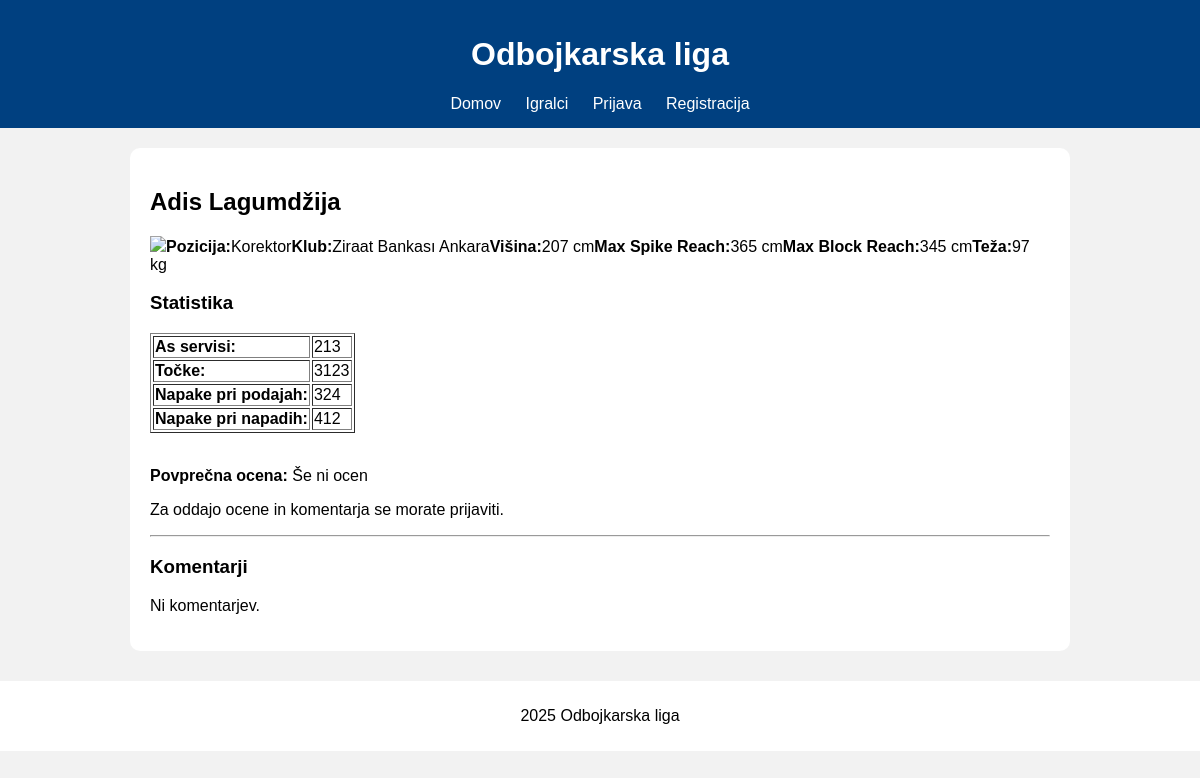
The app's page /player_detail.php?id=29 with its own data.
### tables this page shows
CREATE TABLE `players` (
  `id_pl` int(11) NOT NULL,
  `name` varchar(100) NOT NULL,
  `position` varchar(20) NOT NULL,
  `height` int(11) DEFAULT NULL,
  `max_spike_reach` int(11) DEFAULT NULL,
  `max_block_reach` int(11) DEFAULT NULL,
  `weight` int(11) DEFAULT NULL,
  `image` varchar(255) NOT NULL,
  `id_ci` int(11) DEFAULT NULL,
  `id_c` int(11) DEFAULT NULL
);

CREATE TABLE `clubs` (
  `id_c` int(11) NOT NULL,
  `name` varchar(255) NOT NULL,
  `date_of_establishent` date NOT NULL,
  `owner` varchar(100) NOT NULL,
  `id_ci` int(11) DEFAULT NULL,
  `image` varchar(255) DEFAULT NULL
);

CREATE TABLE `stats` (
  `id_s` int(11) NOT NULL,
  `aces` int(11) DEFAULT NULL,
  `points` int(11) DEFAULT NULL,
  `passing_errors` int(11) DEFAULT NULL,
  `hitting_errors` int(11) DEFAULT NULL,
  `assists` int(11) DEFAULT NULL,
  `id_p` int(11) DEFAULT NULL
);

### player_detail.php (the view, shortened to what this page needs)
<?php
require 'db.php';
require 'header.php';
$id = intval($_GET['id']);
$sql = "SELECT p.name, p.position, p.height, p.max_spike_reach, p.max_block_reach, p.weight, p.image, c.name AS club
        FROM players p
        LEFT JOIN clubs c ON p.id_c = c.id_c
        WHERE p.id_pl = $id";
$result = mysqli_query($link, $sql);
$player = mysqli_fetch_assoc($result);
echo "<h2>" . htmlspecialchars($player['name']) . "</h2>";
if (!empty($player['image'])) {
    echo "<p><img src='img/players/" . htmlspecialchars($player['image']) . "></p>";
}
echo "<h3>Osnovni podatki</h3>";
echo "<table border='1' cellpadding='6' cellspacing='0'>";
echo "<tr><td><strong>Pozicija:</strong></td><td>" . htmlspecialchars($player['position']) . "</td></tr>";
echo "<tr><td><strong>Klub:</strong></td><td>" . htmlspecialchars($player['club']) . "</td></tr>";
echo "<tr><td><strong>Višina:</strong></td><td>" . htmlspecialchars($player['height']) . " cm</td></tr>";
echo "<tr><td><strong>Max Spike Reach:</strong></td><td>" . htmlspecialchars($player['max_spike_reach']) . " cm</td></tr>";
echo "<tr><td><strong>Max Block Reach:</strong></td><td>" . htmlspecialchars($player['max_block_reach']) . " cm</td></tr>";
echo "<tr><td><strong>Teža:</strong></td><td>" . htmlspecialchars($player['weight']) . " kg</td></tr>";
echo "</table><br>";
echo "<h3>Statistika</h3>";
$stats_sql = "SELECT * FROM stats WHERE id_p = $id";
$stats_result = mysqli_query($link, $stats_sql);
if (!$stats_result) {
    echo "<p>Napaka pri pridobivanju statistike: " . mysqli_error($link) . "</p>";
} else {
    $stats = mysqli_fetch_assoc($stats_result);
    if (!$stats) {
        echo "<p>Za tega igralca ni statistike.</p>";
    } else {
        echo "<table border='1'>";
        echo "<tr><td><strong>As servisi:</strong></td><td>" . htmlspecialchars(isset($stats['aces']) ? $stats['aces'] : '0') . "</td></tr>";
        echo "<tr><td><strong>Točke:</strong></td><td>" . htmlspecialchars(isset($stats['points']) ? $stats['points'] : '0') . "</td></tr>";
        echo "<tr><td><strong>Napake pri podajah:</strong></td><td>" . htmlspecialchars(isset($stats['passing_errors']) ? $stats['passing_errors'] : '0') . "</td></tr>";
        echo "<tr><td><strong>Napake pri napadih:</strong></td><td>" . htmlspecialchars(isset($stats['hitting_errors']) ? $stats['hitting_errors'] : '0') . "</td></tr>";
        echo "</table><br>";
    }
}
$res = mysqli_query($link, "SELECT AVG(value) as povp FROM rating WHERE id_p = $id");
$avg = mysqli_fetch_assoc($res)['povp'];
echo "<p><strong>Povprečna ocena:</strong> " . ($avg ? round($avg, 2) : "Še ni ocen") . "</p>";
if (isset($_SESSION['user_id'])) {
    if (isset($_POST['submit_feedback'])) {
        $uid = $_SESSION['user_id'];
        $val = intval($_POST['ocena']);
        $komentar = trim($_POST['komentar']);
        $chk = mysqli_query($link, "SELECT * FROM rating WHERE id_u=$uid AND id_p=$id");
        if (mysqli_num_rows($chk) == 0 && $val >= 1 && $val <= 5) {
            mysqli_query($link, "INSERT INTO rating (id_u, id_p, value) VALUES ($uid, $id, $val)");
            echo "<p>Hvala za oceno!</p>";
        } else {
            echo "<p>Igralca si že ocenil ali ocena ni veljavna.</p>";
        }
        if (!empty($komentar)) {
            $komentar_safe = mysqli_real_escape_string($link, $komentar);
            mysqli_query($link, "INSERT INTO comments (id_u, id_p, content, date_of_creation) VALUES ($uid, $id, '$komentar_safe', NOW())");
            echo "<p>Hvala za komentar!</p>";
        }
    }
    echo "<h3>Oddaj oceno in komentar</h3>
    <form method='POST'>
        Ocena (1–5): <input type='number' name='ocena' min='1' max='5' required><br><br>
        Komentar:<br>
        <textarea name='komentar' rows='4' cols='50'></textarea><br><br>
        <button type='submit' name='submit_feedback'>Pošlji</button>
    </form>";
} else {
    echo "<p>Za oddajo ocene in komentarja se morate prijaviti.</p>";
}
echo "<hr><h3>Komentarji</h3>";
$res = mysqli_query($link, "SELECT c.content, c.date_of_creation, u.username
                          FROM comments c
                          JOIN users u ON c.id_u = u.id_u
                          WHERE c.id_p = $id
                          ORDER BY c.date_of_creation DESC");
if (mysqli_num_rows($res) == 0) {
    echo "<p>Ni komentarjev.</p>";
} else {
    while ($c = mysqli_fetch_assoc($res)) {
        echo "<p><strong>" . htmlspecialchars($c['username']) . "</strong> (" . $c['date_of_creation'] . "):<br>";
        echo (htmlspecialchars($c['content'])) . "</p><hr>";
    }
}
require 'footer.php';
?>

### style.css (style rules this page uses)
body { margin: 0; font-family: Arial, sans-serif; background-color: #f2f2f2; }

### records on screen
players: name "Adis Lagumdžija", position "Korektor", id_c.name "Ziraat Bankası Ankara", height "207", max_spike_reach "365", max_block_reach "345", weight "97"
stats: aces "213", points "3123", passing_errors "324", hitting_errors "412"
